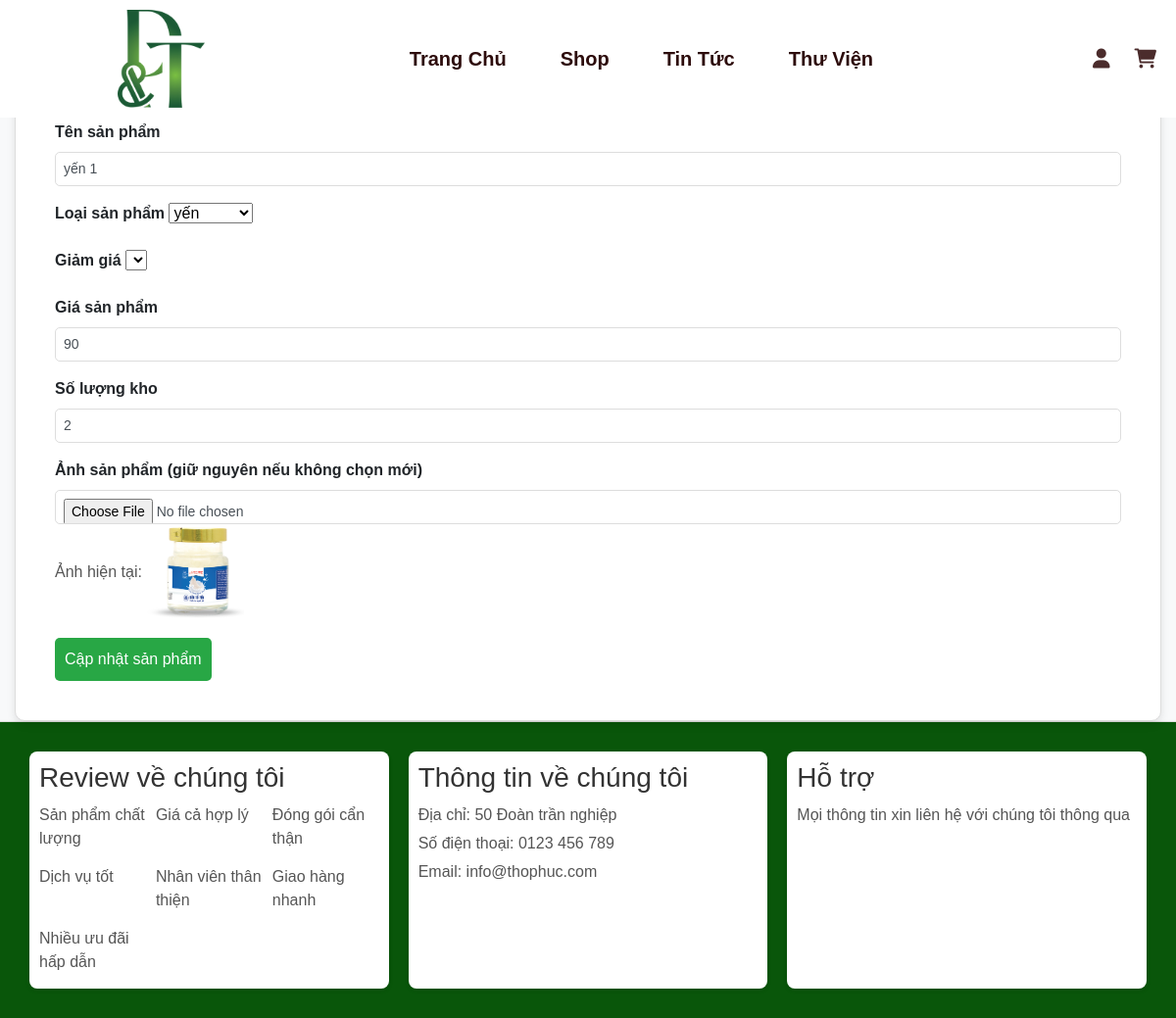
/Quanly/suasp.php?id=24, run on the app's committed database.
### tables this page shows
CREATE TABLE `product` (
  `product_id` int(5) NOT NULL,
  `product_name` varchar(50) NOT NULL,
  `describe_product` varchar(2048) NOT NULL,
  `quantity` int(11) NOT NULL,
  `price` double NOT NULL,
  `img` varchar(50) NOT NULL,
  `create_at` timestamp NOT NULL DEFAULT current_timestamp(),
  `type_id` int(5) NOT NULL,
  `saleoff_id` int(5) NOT NULL
);

### Quanly/suasp.php (the view, shortened to what this page needs)
<?php
include '../thanhgiaodien/header.php';
if (isset($_GET['id'])) {
    $product_id = $_GET['id'];
    $stmt = $conn->prepare("SELECT * FROM product WHERE product_id = ?");
    $stmt->bind_param("i", $product_id);
    $stmt->execute();
    $result = $stmt->get_result();
    if ($result->num_rows > 0) {
        $product = $result->fetch_assoc();
    } else {
        echo "Sản phẩm không tồn tại.";
        exit();
    }
}
?>
<!DOCTYPE html>
<html lang="vi">
<head>
    <link rel="stylesheet" href="../path/to/your/css/bootstrap.min.css">
</head>
<body>
    <div class="container-fluid">
        <div class="card">
            <div class="card-header">Sửa sản phẩm</div>
            <div class="card-body">
                <form method="post" enctype="multipart/form-data">
                    <div class="mb-3">
                        <label class="form-label">Tên sản phẩm</label>
                        <input type="text" name="product_name" value="<?= $product['product_name'] ?>"
                            class="form-control" required />
                    </div>
                    <div class="mb-3">
                        <label class="form-label">Loại sản phẩm</label>
                        <select class="form-select" name="type_id" required>
                            <?php
                            $result_types = mysqli_query($conn, "SELECT * FROM type");
                            while ($row = mysqli_fetch_assoc($result_types)) {
                                $selected = ($row['type_id'] == $product['type_id']) ? "selected" : "";
                                echo "<option value='{$row['type_id']}' $selected>{$row['type_name']}</option>";
                            }
                            ?>
                        </select>
                    </div>
                    <div class="mb-3">
                        <label class="form-label">Giảm giá</label>
                        <select class="form-select" name="saleoff_id" required>
                            <?php
                            $result_saleoff = mysqli_query($conn, "SELECT * FROM saleoff");
                            while ($row1 = mysqli_fetch_assoc($result_saleoff)) {
                                $selected = ($row1['saleoff_id'] == $product['saleoff_id']) ? "selected" : "";
                                echo "<option value='{$row1['saleoff_id']}' $selected>{$row1['sale']}</option>";
                            }
                            ?>
                        </select>
                    </div>
                    <div class="mb-3">
                        <label for="price" class="form-label">Giá sản phẩm</label>
                        <input type="number" name="price" id="price" class="form-control"
                            value="<?= $product['price'] ?>" required />
                    </div>
                    <div class="mb-3">
                        <label for="quantity" class="form-label">Số lượng kho</label>
                        <input type="number" name="quantity" id="quantity" class="form-control"
                            value="<?= $product['quantity'] ?>" required />
                    </div>
                    <div class="mb-3">
                        <label class="form-label">Ảnh sản phẩm (giữ nguyên nếu không chọn mới)</label>
                        <input type="file" name="img" class="form-control" />
                        <p>Ảnh hiện tại: <img src="../anh/<?= $product['img'] ?>" alt="" width="100"></p>
                    </div>
                    <button name="submit" type="submit" class="btn btn-success">Cập nhật sản phẩm</button>
                </form>
            </div>
        </div>
    </div>
</body>
</html>
<?php include '../Thanhgiaodien/footer.php'; ?>

### csspage/head.css (style rules this page uses)
* { margin: 0; padding: 0; box-sizing: border-box; }
body { background-color: rgb(255, 255, 255); }

### Quanly/suasp.php (style rules this page uses)
body { position: relative; top: 120px; display: flex; justify-content: center; align-items: center; height: 600px; margin: 0; background-color: #f8f9fa; font-family: Arial, sans-serif; }
.card { width: 100%; background: #ffffff; border: 1px solid #ddd; border-radius: 10px; box-shadow: 0 4px 8px rgba(0, 0, 0, 0.1); padding: 20px; }
.card-header { font-size: 24px; font-weight: bold; margin-bottom: 20px; text-align: center; }
.form-label { font-weight: bold; text-align: right; }
.form-control { width: 100%; padding: 8px; border: 1px solid #ddd; border-radius: 5px; font-size: 14px; }
.btn { grid-column: 1 / -1; padding: 10px; font-size: 16px; background: #28a745; border: none; color: white; border-radius: 5px; cursor: pointer; }

### Thanhgiaodien/footer.php (style rules this page uses)
* { box-sizing: border-box; margin: 0; padding: 0; }
body { display: flex; flex-direction: column; min-height: 100vh; }
p { margin-bottom: 5px; color: #555; }

### data on the page
product: product_name "yến 1", price "90", quantity "2", img (picture)

### other printed values
form field type_id "yến"
